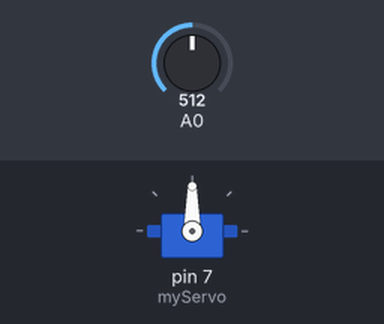
The sketch below on a simulated Arduino Uno, built with avr-gcc and run on an emulated ATmega328P. Parts: servo. The inputs (shaded band) are chosen by the test bench; at power-on: A0 = 512.

Above: at 1.2 s.
1.3 s: A0 set to 716
At 2.1 s:
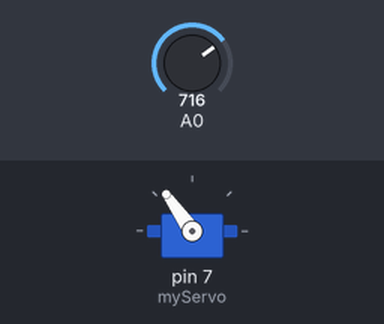
2.8 s: A0 set to 900
At 4.0 s:
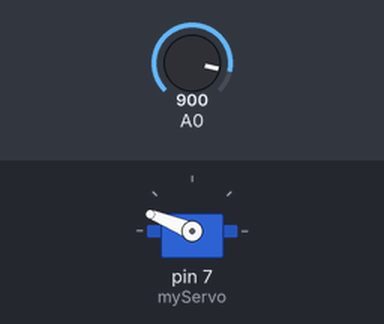
4.3 s: A0 set to 1023
At 5.4 s:
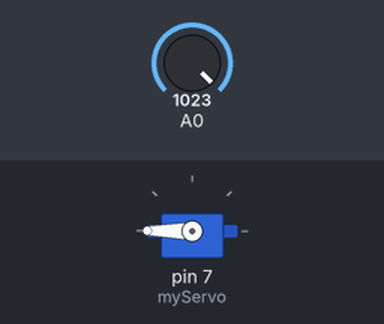
5.8 s: A0 set to 306
At 6.7 s:
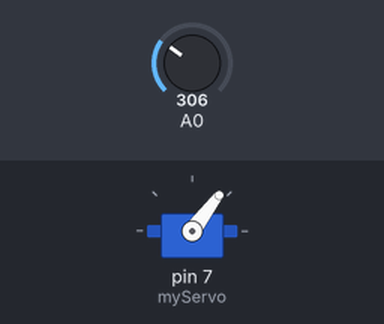
7.3 s: A0 set to 122
At 7.6 s:
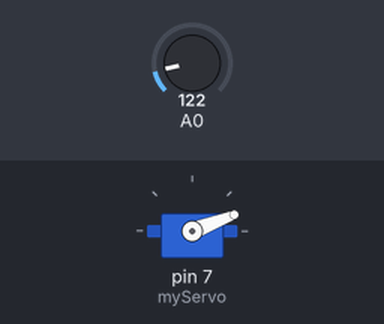
Timing chart, 0 to 9.8 s (numbered marks = the images above; inputs shaded):
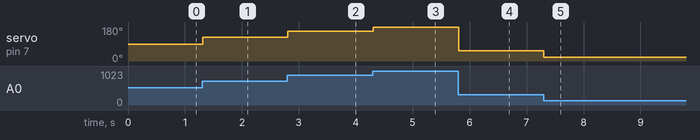

Measured:
- after the input at 1.3 s, servo on pin 7 (myServo): 90° → 125° at once
- after the input at 2.8 s, servo on pin 7 (myServo): 125° → 158° at once
- after the input at 4.3 s, servo on pin 7 (myServo): 158° → 180° at once
- after the input at 5.8 s, servo on pin 7 (myServo): 180° → 53° at once
- after the input at 7.3 s, servo on pin 7 (myServo): 53° → 21° at once

The sketch:

HelpingRobot.ino
```cpp
#include <Servo.h>

Servo myServo;

void setup()
{
  myServo.attach(7);
}

void loop()
{
  int potValue = analogRead(A0);
  int angleValue = map(potValue, 0, 1023, 0, 180);
  myServo.write(angleValue);
  delay(10);
}
```
